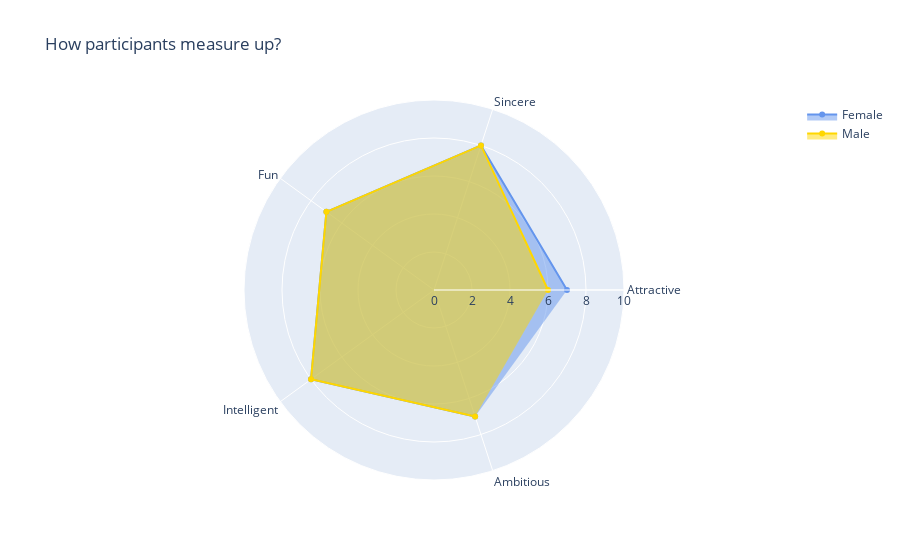

Notebook code for this chart:
### Code cell
categories = data_attributes_participants_measure_up['Attributes']

fig = go.Figure()

fig.add_trace(go.Scatterpolar(
      r=data_attributes_participants_measure_up['Rating female'],
      theta=categories,
      fill='toself',
      name='Female',
      marker = dict(color = 'cornflowerblue')
))
fig.add_trace(go.Scatterpolar(
      r=data_attributes_participants_measure_up['Rating male'],
      theta=categories,
      fill='toself',
      name='Male',
      marker = dict(color = 'gold')
))

fig.update_layout(
  template="plotly",
  title = 'How participants measure up?',
  polar=dict(
    radialaxis=dict(
      visible=True,
      range=[0, 10]
    )),
  showlegend=True
)

fig.show()

### Figure 1 — Plotly figure (JSON) as saved in the notebook; plotly's stock layout.template omitted (floating-point values rounded to 4 significant figures)
{"data": [{"fill": "toself", "marker": {"color": "cornflowerblue"}, "name": "Female", "r": [7, 8, 7, 8, 7], "theta": ["Attractive", "Sincere", "Fun", "Intelligent", "Ambitious"], "type": "scatterpolar"}, {"fill": "toself", "marker": {"color": "gold"}, "name": "Male", "r": [6, 8, 7, 8, 7], "theta": ["Attractive", "Sincere", "Fun", "Intelligent", "Ambitious"], "type": "scatterpolar"}], "layout": {"polar": {"radialaxis": {"range": [0, 10], "visible": true}}, "showlegend": true, "title": {"text": "How participants measure up?"}}}
